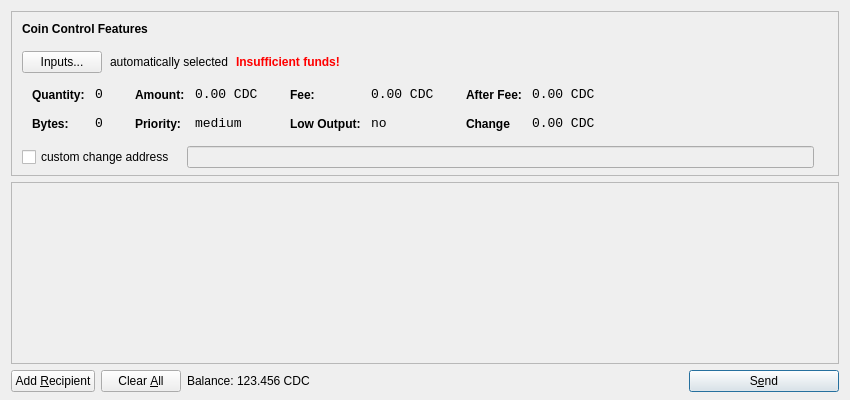
<?xml version="1.0" encoding="UTF-8"?>
<ui version="4.0">
 <class>SendCoinsDialog</class>
 <widget class="QDialog" name="SendCoinsDialog">
  <property name="geometry">
   <rect>
    <x>0</x>
    <y>0</y>
    <width>850</width>
    <height>400</height>
   </rect>
  </property>
  <property name="windowTitle">
   <string>Send Coins</string>
  </property>
  <layout class="QVBoxLayout" name="verticalLayout" stretch="0,1,0">
   <property name="bottomMargin">
    <number>8</number>
   </property>
   <item>
    <widget class="QFrame" name="frameCoinControl">
     <property name="sizePolicy">
      <sizepolicy hsizetype="Expanding" vsizetype="Expanding">
       <horstretch>0</horstretch>
       <verstretch>0</verstretch>
      </sizepolicy>
     </property>
     <property name="maximumSize">
      <size>
       <width>16777215</width>
       <height>16777215</height>
      </size>
     </property>
     <property name="frameShape">
      <enum>QFrame::StyledPanel</enum>
     </property>
     <property name="frameShadow">
      <enum>QFrame::Sunken</enum>
     </property>
     <layout class="QVBoxLayout" name="verticalLayoutCoinControl2">
      <property name="spacing">
       <number>-1</number>
      </property>
      <property name="leftMargin">
       <number>0</number>
      </property>
      <property name="topMargin">
       <number>0</number>
      </property>
      <property name="rightMargin">
       <number>0</number>
      </property>
      <property name="bottomMargin">
       <number>6</number>
      </property>
      <item>
       <layout class="QVBoxLayout" name="verticalLayoutCoinControl" stretch="0,0,0,0,1">
        <property name="spacing">
         <number>0</number>
        </property>
        <property name="leftMargin">
         <number>10</number>
        </property>
        <property name="topMargin">
         <number>10</number>
        </property>
        <item>
         <layout class="QHBoxLayout" name="horizontalLayoutCoinControl1">
          <property name="bottomMargin">
           <number>15</number>
          </property>
          <item>
           <widget class="QLabel" name="labelCoinControlFeatures">
            <property name="sizePolicy">
             <sizepolicy hsizetype="Preferred" vsizetype="Maximum">
              <horstretch>0</horstretch>
              <verstretch>0</verstretch>
             </sizepolicy>
            </property>
            <property name="font">
             <font>
              <weight>75</weight>
              <bold>true</bold>
             </font>
            </property>
            <property name="styleSheet">
             <string notr="true">font-weight:bold;</string>
            </property>
            <property name="text">
             <string>Coin Control Features</string>
            </property>
           </widget>
          </item>
         </layout>
        </item>
        <item>
         <layout class="QHBoxLayout" name="horizontalLayoutCoinControl2" stretch="0,0,0,0">
          <property name="spacing">
           <number>8</number>
          </property>
          <property name="bottomMargin">
           <number>10</number>
          </property>
          <item>
           <widget class="QPushButton" name="pushButtonCoinControl">
            <property name="styleSheet">
             <string notr="true"/>
            </property>
            <property name="text">
             <string>Inputs...</string>
            </property>
           </widget>
          </item>
          <item>
           <widget class="QLabel" name="labelCoinControlAutomaticallySelected">
            <property name="text">
             <string>automatically selected</string>
            </property>
            <property name="margin">
             <number>5</number>
            </property>
           </widget>
          </item>
          <item>
           <widget class="QLabel" name="labelCoinControlInsuffFunds">
            <property name="font">
             <font>
              <weight>75</weight>
              <bold>true</bold>
             </font>
            </property>
            <property name="styleSheet">
             <string notr="true">color:red;font-weight:bold;</string>
            </property>
            <property name="text">
             <string>Insufficient funds!</string>
            </property>
            <property name="margin">
             <number>5</number>
            </property>
           </widget>
          </item>
          <item>
           <spacer name="horizontalSpacerCoinControl">
            <property name="orientation">
             <enum>Qt::Horizontal</enum>
            </property>
            <property name="sizeHint" stdset="0">
             <size>
              <width>40</width>
              <height>1</height>
             </size>
            </property>
           </spacer>
          </item>
         </layout>
        </item>
        <item>
         <widget class="QWidget" name="widgetCoinControl" native="true">
          <property name="sizePolicy">
           <sizepolicy hsizetype="Preferred" vsizetype="Preferred">
            <horstretch>0</horstretch>
            <verstretch>0</verstretch>
           </sizepolicy>
          </property>
          <property name="minimumSize">
           <size>
            <width>0</width>
            <height>0</height>
           </size>
          </property>
          <property name="styleSheet">
           <string notr="true"/>
          </property>
          <layout class="QHBoxLayout" name="horizontalLayoutCoinControl5">
           <property name="margin">
            <number>0</number>
           </property>
           <item>
            <layout class="QHBoxLayout" name="horizontalLayoutCoinControl3" stretch="0,0,0,1">
             <property name="spacing">
              <number>20</number>
             </property>
             <property name="topMargin">
              <number>0</number>
             </property>
             <property name="bottomMargin">
              <number>10</number>
             </property>
             <item>
              <layout class="QFormLayout" name="formLayoutCoinControl1">
               <property name="horizontalSpacing">
                <number>10</number>
               </property>
               <property name="verticalSpacing">
                <number>14</number>
               </property>
               <property name="leftMargin">
                <number>10</number>
               </property>
               <property name="topMargin">
                <number>4</number>
               </property>
               <property name="rightMargin">
                <number>6</number>
               </property>
               <item row="0" column="0">
                <widget class="QLabel" name="labelCoinControlQuantityText">
                 <property name="styleSheet">
                  <string notr="true">font-weight:bold;</string>
                 </property>
                 <property name="text">
                  <string>Quantity:</string>
                 </property>
                 <property name="margin">
                  <number>0</number>
                 </property>
                </widget>
               </item>
               <item row="0" column="1">
                <widget class="QLabel" name="labelCoinControlQuantity">
                 <property name="font">
                  <font>
                   <family>Monospace</family>
                   <pointsize>10</pointsize>
                  </font>
                 </property>
                 <property name="cursor">
                  <cursorShape>IBeamCursor</cursorShape>
                 </property>
                 <property name="contextMenuPolicy">
                  <enum>Qt::ActionsContextMenu</enum>
                 </property>
                 <property name="text">
                  <string>0</string>
                 </property>
                 <property name="margin">
                  <number>0</number>
                 </property>
                 <property name="textInteractionFlags">
                  <set>Qt::LinksAccessibleByMouse|Qt::TextSelectableByKeyboard|Qt::TextSelectableByMouse</set>
                 </property>
                </widget>
               </item>
               <item row="1" column="0">
                <widget class="QLabel" name="labelCoinControlBytesText">
                 <property name="styleSheet">
                  <string notr="true">font-weight:bold;</string>
                 </property>
                 <property name="text">
                  <string>Bytes:</string>
                 </property>
                </widget>
               </item>
               <item row="1" column="1">
                <widget class="QLabel" name="labelCoinControlBytes">
                 <property name="font">
                  <font>
                   <family>Monospace</family>
                   <pointsize>10</pointsize>
                  </font>
                 </property>
                 <property name="cursor">
                  <cursorShape>IBeamCursor</cursorShape>
                 </property>
                 <property name="contextMenuPolicy">
                  <enum>Qt::ActionsContextMenu</enum>
                 </property>
                 <property name="text">
                  <string>0</string>
                 </property>
                 <property name="textInteractionFlags">
                  <set>Qt::LinksAccessibleByMouse|Qt::TextSelectableByKeyboard|Qt::TextSelectableByMouse</set>
                 </property>
                </widget>
               </item>
              </layout>
             </item>
             <item>
              <layout class="QFormLayout" name="formLayoutCoinControl2">
               <property name="horizontalSpacing">
                <number>10</number>
               </property>
               <property name="verticalSpacing">
                <number>14</number>
               </property>
               <property name="leftMargin">
                <number>6</number>
               </property>
               <property name="topMargin">
                <number>4</number>
               </property>
               <property name="rightMargin">
                <number>6</number>
               </property>
               <item row="0" column="0">
                <widget class="QLabel" name="labelCoinControlAmountText">
                 <property name="styleSheet">
                  <string notr="true">font-weight:bold;</string>
                 </property>
                 <property name="text">
                  <string>Amount:</string>
                 </property>
                 <property name="margin">
                  <number>0</number>
                 </property>
                </widget>
               </item>
               <item row="0" column="1">
                <widget class="QLabel" name="labelCoinControlAmount">
                 <property name="font">
                  <font>
                   <family>Monospace</family>
                   <pointsize>10</pointsize>
                  </font>
                 </property>
                 <property name="cursor">
                  <cursorShape>IBeamCursor</cursorShape>
                 </property>
                 <property name="contextMenuPolicy">
                  <enum>Qt::ActionsContextMenu</enum>
                 </property>
                 <property name="text">
                  <string>0.00 CDC</string>
                 </property>
                 <property name="textInteractionFlags">
                  <set>Qt::LinksAccessibleByMouse|Qt::TextSelectableByKeyboard|Qt::TextSelectableByMouse</set>
                 </property>
                </widget>
               </item>
               <item row="1" column="0">
                <widget class="QLabel" name="labelCoinControlPriorityText">
                 <property name="styleSheet">
                  <string notr="true">font-weight:bold;</string>
                 </property>
                 <property name="text">
                  <string>Priority:</string>
                 </property>
                </widget>
               </item>
               <item row="1" column="1">
                <widget class="QLabel" name="labelCoinControlPriority">
                 <property name="font">
                  <font>
                   <family>Monospace</family>
                   <pointsize>10</pointsize>
                  </font>
                 </property>
                 <property name="cursor">
                  <cursorShape>IBeamCursor</cursorShape>
                 </property>
                 <property name="contextMenuPolicy">
                  <enum>Qt::ActionsContextMenu</enum>
                 </property>
                 <property name="text">
                  <string>medium</string>
                 </property>
                 <property name="textInteractionFlags">
                  <set>Qt::LinksAccessibleByMouse|Qt::TextSelectableByKeyboard|Qt::TextSelectableByMouse</set>
                 </property>
                </widget>
               </item>
              </layout>
             </item>
             <item>
              <layout class="QFormLayout" name="formLayoutCoinControl3">
               <property name="horizontalSpacing">
                <number>10</number>
               </property>
               <property name="verticalSpacing">
                <number>14</number>
               </property>
               <property name="leftMargin">
                <number>6</number>
               </property>
               <property name="topMargin">
                <number>4</number>
               </property>
               <property name="rightMargin">
                <number>6</number>
               </property>
               <item row="0" column="0">
                <widget class="QLabel" name="labelCoinControlFeeText">
                 <property name="styleSheet">
                  <string notr="true">font-weight:bold;</string>
                 </property>
                 <property name="text">
                  <string>Fee:</string>
                 </property>
                 <property name="margin">
                  <number>0</number>
                 </property>
                </widget>
               </item>
               <item row="0" column="1">
                <widget class="QLabel" name="labelCoinControlFee">
                 <property name="font">
                  <font>
                   <family>Monospace</family>
                   <pointsize>10</pointsize>
                  </font>
                 </property>
                 <property name="cursor">
                  <cursorShape>IBeamCursor</cursorShape>
                 </property>
                 <property name="contextMenuPolicy">
                  <enum>Qt::ActionsContextMenu</enum>
                 </property>
                 <property name="text">
                  <string>0.00 CDC</string>
                 </property>
                 <property name="textInteractionFlags">
                  <set>Qt::LinksAccessibleByMouse|Qt::TextSelectableByKeyboard|Qt::TextSelectableByMouse</set>
                 </property>
                </widget>
               </item>
               <item row="1" column="0">
                <widget class="QLabel" name="labelCoinControlLowOutputText">
                 <property name="styleSheet">
                  <string notr="true">font-weight:bold;</string>
                 </property>
                 <property name="text">
                  <string>Low Output:</string>
                 </property>
                </widget>
               </item>
               <item row="1" column="1">
                <widget class="QLabel" name="labelCoinControlLowOutput">
                 <property name="font">
                  <font>
                   <family>Monospace</family>
                   <pointsize>10</pointsize>
                  </font>
                 </property>
                 <property name="cursor">
                  <cursorShape>IBeamCursor</cursorShape>
                 </property>
                 <property name="contextMenuPolicy">
                  <enum>Qt::ActionsContextMenu</enum>
                 </property>
                 <property name="text">
                  <string>no</string>
                 </property>
                 <property name="textInteractionFlags">
                  <set>Qt::LinksAccessibleByMouse|Qt::TextSelectableByKeyboard|Qt::TextSelectableByMouse</set>
                 </property>
                </widget>
               </item>
              </layout>
             </item>
             <item>
              <layout class="QFormLayout" name="formLayoutCoinControl4">
               <property name="horizontalSpacing">
                <number>10</number>
               </property>
               <property name="verticalSpacing">
                <number>14</number>
               </property>
               <property name="leftMargin">
                <number>6</number>
               </property>
               <property name="topMargin">
                <number>4</number>
               </property>
               <property name="rightMargin">
                <number>6</number>
               </property>
               <item row="0" column="0">
                <widget class="QLabel" name="labelCoinControlAfterFeeText">
                 <property name="styleSheet">
                  <string notr="true">font-weight:bold;</string>
                 </property>
                 <property name="text">
                  <string>After Fee:</string>
                 </property>
                 <property name="margin">
                  <number>0</number>
                 </property>
                </widget>
               </item>
               <item row="0" column="1">
                <widget class="QLabel" name="labelCoinControlAfterFee">
                 <property name="font">
                  <font>
                   <family>Monospace</family>
                   <pointsize>10</pointsize>
                  </font>
                 </property>
                 <property name="cursor">
                  <cursorShape>IBeamCursor</cursorShape>
                 </property>
                 <property name="contextMenuPolicy">
                  <enum>Qt::ActionsContextMenu</enum>
                 </property>
                 <property name="text">
                  <string>0.00 CDC</string>
                 </property>
                 <property name="textInteractionFlags">
                  <set>Qt::LinksAccessibleByMouse|Qt::TextSelectableByKeyboard|Qt::TextSelectableByMouse</set>
                 </property>
                </widget>
               </item>
               <item row="1" column="0">
                <widget class="QLabel" name="labelCoinControlChangeText">
                 <property name="styleSheet">
                  <string notr="true">font-weight:bold;</string>
                 </property>
                 <property name="text">
                  <string>Change</string>
                 </property>
                </widget>
               </item>
               <item row="1" column="1">
                <widget class="QLabel" name="labelCoinControlChange">
                 <property name="font">
                  <font>
                   <family>Monospace</family>
                   <pointsize>10</pointsize>
                  </font>
                 </property>
                 <property name="cursor">
                  <cursorShape>IBeamCursor</cursorShape>
                 </property>
                 <property name="contextMenuPolicy">
                  <enum>Qt::ActionsContextMenu</enum>
                 </property>
                 <property name="text">
                  <string>0.00 CDC</string>
                 </property>
                 <property name="textInteractionFlags">
                  <set>Qt::LinksAccessibleByMouse|Qt::TextSelectableByKeyboard|Qt::TextSelectableByMouse</set>
                 </property>
                </widget>
               </item>
              </layout>
             </item>
            </layout>
           </item>
          </layout>
         </widget>
        </item>
        <item>
         <layout class="QHBoxLayout" name="horizontalLayoutCoinControl4" stretch="0,0,0">
          <property name="spacing">
           <number>12</number>
          </property>
          <property name="sizeConstraint">
           <enum>QLayout::SetDefaultConstraint</enum>
          </property>
          <property name="topMargin">
           <number>5</number>
          </property>
          <property name="rightMargin">
           <number>5</number>
          </property>
          <item>
           <widget class="QCheckBox" name="checkBoxCoinControlChange">
            <property name="text">
             <string>custom change address</string>
            </property>
           </widget>
          </item>
          <item>
           <widget class="QLineEdit" name="lineEditCoinControlChange">
            <property name="enabled">
             <bool>false</bool>
            </property>
            <property name="sizePolicy">
             <sizepolicy hsizetype="Expanding" vsizetype="Fixed">
              <horstretch>0</horstretch>
              <verstretch>0</verstretch>
             </sizepolicy>
            </property>
           </widget>
          </item>
          <item>
           <widget class="QLabel" name="labelCoinControlChangeLabel">
            <property name="sizePolicy">
             <sizepolicy hsizetype="Preferred" vsizetype="Expanding">
              <horstretch>0</horstretch>
              <verstretch>0</verstretch>
             </sizepolicy>
            </property>
            <property name="minimumSize">
             <size>
              <width>0</width>
              <height>0</height>
             </size>
            </property>
            <property name="text">
             <string/>
            </property>
            <property name="margin">
             <number>3</number>
            </property>
           </widget>
          </item>
         </layout>
        </item>
        <item>
         <spacer name="verticalSpacerCoinControl">
          <property name="orientation">
           <enum>Qt::Vertical</enum>
          </property>
          <property name="sizeHint" stdset="0">
           <size>
            <width>800</width>
            <height>1</height>
           </size>
          </property>
         </spacer>
        </item>
       </layout>
      </item>
     </layout>
    </widget>
   </item>
   <item>
    <widget class="QScrollArea" name="scrollArea">
     <property name="widgetResizable">
      <bool>true</bool>
     </property>
     <widget class="QWidget" name="scrollAreaWidgetContents">
      <property name="geometry">
       <rect>
        <x>0</x>
        <y>0</y>
        <width>830</width>
        <height>165</height>
       </rect>
      </property>
      <layout class="QVBoxLayout" name="verticalLayout_2">
       <property name="margin">
        <number>0</number>
       </property>
       <item>
        <layout class="QVBoxLayout" name="entries">
         <property name="spacing">
          <number>6</number>
         </property>
        </layout>
       </item>
       <item>
        <spacer name="verticalSpacer">
         <property name="orientation">
          <enum>Qt::Vertical</enum>
         </property>
         <property name="sizeHint" stdset="0">
          <size>
           <width>20</width>
           <height>40</height>
          </size>
         </property>
        </spacer>
       </item>
      </layout>
     </widget>
    </widget>
   </item>
   <item>
    <layout class="QHBoxLayout" name="horizontalLayout">
     <item>
      <widget class="QPushButton" name="addButton">
       <property name="toolTip">
        <string>Send to multiple recipients at once</string>
       </property>
       <property name="text">
        <string>Add &amp;Recipient</string>
       </property>
       <property name="icon">
        <iconset resource="../bitcoin.qrc">
         <normaloff>:/icons/add</normaloff>:/icons/add</iconset>
       </property>
       <property name="autoDefault">
        <bool>false</bool>
       </property>
      </widget>
     </item>
     <item>
      <widget class="QPushButton" name="clearButton">
       <property name="sizePolicy">
        <sizepolicy hsizetype="Minimum" vsizetype="Fixed">
         <horstretch>0</horstretch>
         <verstretch>0</verstretch>
        </sizepolicy>
       </property>
       <property name="toolTip">
        <string>Remove all transaction fields</string>
       </property>
       <property name="text">
        <string>Clear &amp;All</string>
       </property>
       <property name="icon">
        <iconset resource="../bitcoin.qrc">
         <normaloff>:/icons/remove</normaloff>:/icons/remove</iconset>
       </property>
       <property name="autoRepeatDelay">
        <number>300</number>
       </property>
       <property name="autoDefault">
        <bool>false</bool>
       </property>
      </widget>
     </item>
     <item>
      <layout class="QHBoxLayout" name="horizontalLayout_2">
       <property name="spacing">
        <number>3</number>
       </property>
       <item>
        <widget class="QLabel" name="label">
         <property name="sizePolicy">
          <sizepolicy hsizetype="Preferred" vsizetype="Fixed">
           <horstretch>0</horstretch>
           <verstretch>0</verstretch>
          </sizepolicy>
         </property>
         <property name="text">
          <string>Balance:</string>
         </property>
        </widget>
       </item>
       <item>
        <widget class="QLabel" name="labelBalance">
         <property name="sizePolicy">
          <sizepolicy hsizetype="Preferred" vsizetype="Fixed">
           <horstretch>0</horstretch>
           <verstretch>0</verstretch>
          </sizepolicy>
         </property>
         <property name="cursor">
          <cursorShape>IBeamCursor</cursorShape>
         </property>
         <property name="text">
          <string>123.456 CDC</string>
         </property>
         <property name="textInteractionFlags">
          <set>Qt::LinksAccessibleByMouse|Qt::TextSelectableByKeyboard|Qt::TextSelectableByMouse</set>
         </property>
        </widget>
       </item>
      </layout>
     </item>
     <item>
      <spacer name="horizontalSpacer">
       <property name="orientation">
        <enum>Qt::Horizontal</enum>
       </property>
       <property name="sizeHint" stdset="0">
        <size>
         <width>40</width>
         <height>20</height>
        </size>
       </property>
      </spacer>
     </item>
     <item>
      <widget class="QPushButton" name="sendButton">
       <property name="minimumSize">
        <size>
         <width>150</width>
         <height>0</height>
        </size>
       </property>
       <property name="toolTip">
        <string>Confirm the send action</string>
       </property>
       <property name="text">
        <string>S&amp;end</string>
       </property>
       <property name="icon">
        <iconset resource="../bitcoin.qrc">
         <normaloff>:/icons/send</normaloff>:/icons/send</iconset>
       </property>
       <property name="default">
        <bool>true</bool>
       </property>
      </widget>
     </item>
    </layout>
   </item>
  </layout>
 </widget>
 <resources>
  <include location="../bitcoin.qrc"/>
 </resources>
 <connections/>
</ui>
